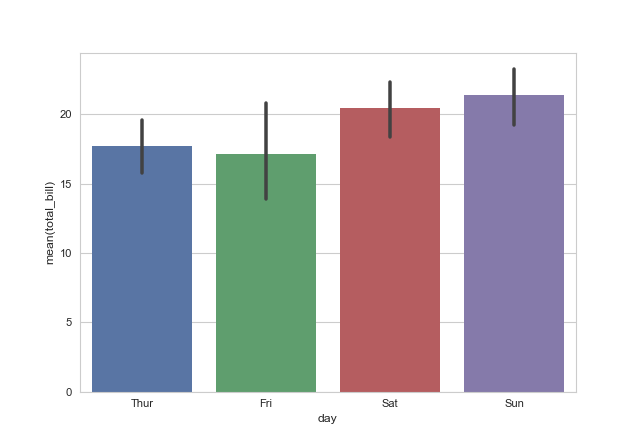

Source code (Python):
import seaborn as sns
sns.set_style("whitegrid")
tips = sns.load_dataset("tips")
ax = sns.barplot(x="day", y="total_bill", data=tips)
